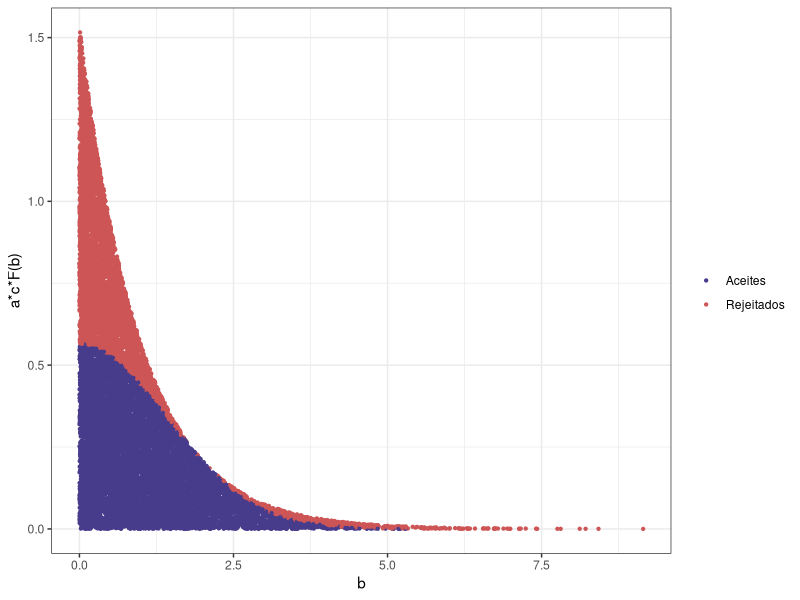
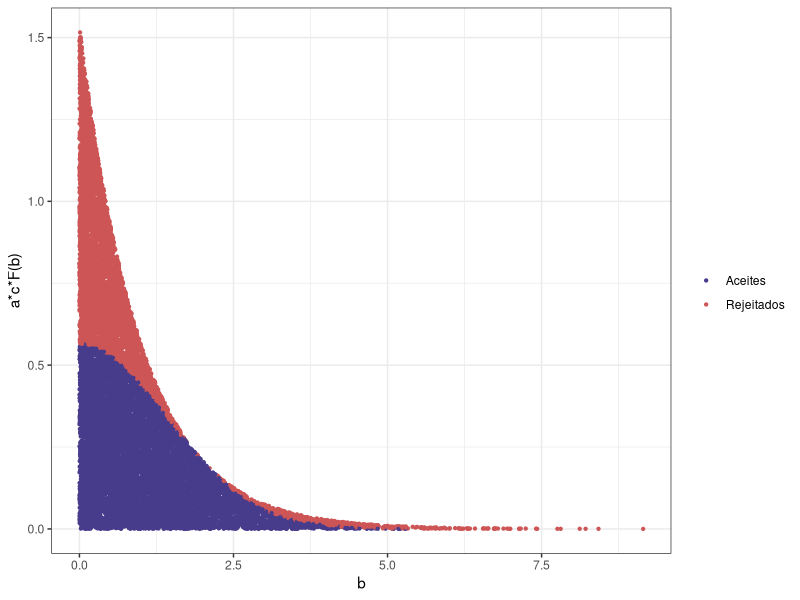

Generate these figures, in order, with R:
set.seed(1)
library(ggplot2)
amostra<-list()
sinal=1
contador1=0
contador2=0
df<-data.frame(
  x=c(),
  y=c(),
  cor=c()
)
while (length(amostra)<10000) {
  a=runif(1,0,1)
  u=runif(1,0,1)
  b=-log(u) 
  if(a<(1/(1.5336263*sqrt(pi)) *exp(-(b^2)/4+b))){sinal=-sinal 
  amostra=append(amostra,sinal*b+3)
  contador2=contador2+1
  dfadd<-data.frame(
    x=b,
    y=1.5336263*a*exp(-b),
    cor=0
    )
  } else{  
    dfadd<-data.frame(
    x=b,
    y=1.5336263*a*exp(-b),
    cor=1
    )}

  df <-rbind(df, dfadd)
  contador1=contador1+1
}
ggplot(df,aes(color=as.factor(cor)))+geom_point(aes(x,y),size=0.8)+theme_bw()+
  labs(x="b",y="a*c*F(b)")+scale_color_manual("",values=c("slateblue4","indianred3"), labels=c("Aceites","Rejeitados"))
ggsave("fig4.png",width=10,height=5)

#Verificar média e desvio padrão:
mean(as.numeric(amostra))
sd(as.numeric(amostra))
                                              
